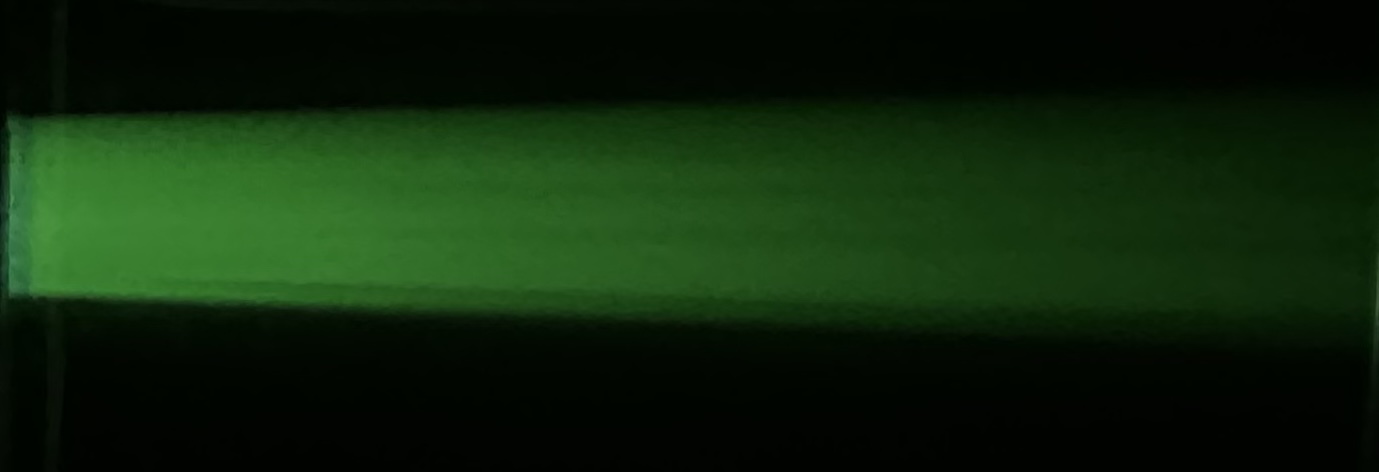
#> input picture data/jpegs/F_0005.jpg, 1379 x 472 px; its folder holds 3 pictures in this run
$ python BL_dist.py
#> lines starting #> are read from the running program, lines starting #| are printed output that depends on the picture
import re
from pathlib import Path

import matplotlib.pyplot as plt
import numpy as np
from scipy.optimize import curve_fit


JPEGS_DIR = Path(__file__).resolve().parent / "data" / "jpegs"
RESULTS_DIR = Path(__file__).resolve().parent / "results"
BEAM_LENGTH_CM = 10

FILENAME_PATTERN = re.compile(r"^(R_6G|R_B|F)_(\d+)\.jpg$")

DYE_NAMES = {
    "F": "Fluorescein",
    "R_B": "Rhodamine B",
    "R_6G": "Rhodamine 6G",
}

DYE_CHANNEL = {
    "F": 1,      # green
    "R_B": 0,    # red
    "R_6G": 1,   # green
}

# ============================================================
# Store attenuation coefficients for summary plot
# ============================================================

summary = {
    "Fluorescein": {"c": [], "alpha": [], "err": []},
    "Rhodamine B": {"c": [], "alpha": [], "err": []},
    "Rhodamine 6G": {"c": [], "alpha": [], "err": []},
}
# Maximum concentration included in the alpha(c) linear fit.
# Fluorescein at 0.10 mM is excluded because it clearly departs
# from the approximately linear Beer--Lambert regime.
ALPHA_FIT_MAX_CONC_MILLIMOLAR = {
    "Fluorescein": 0.050,
    "Rhodamine B": 0.100,
    "Rhodamine 6G": 0.100,
}
def parse_filename(name):
    m = FILENAME_PATTERN.match(name)
    if not m:
        return None
    dye_key = m.group(1)
    conc_str = m.group(2)
    conc = float(conc_str[0] + "." + conc_str[1:])
    return dye_key, conc


def linear(x, a, b):
    return a * x + b


def process_image(path):
    parsed = parse_filename(path.name)
    if parsed is None:
        return
    dye_key, conc = parsed
    ch = DYE_CHANNEL[dye_key]
    stem = path.stem
    title_prefix = f"{DYE_NAMES[dye_key]} {conc} mM"

    img = plt.imread(path).astype(np.float64) / 255.0
    channel = img[:, :, ch]
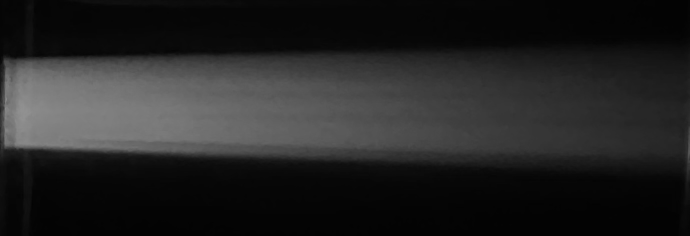
#> channel: shape (472, 1379) float64 (shown at 1/2 size); min 0.00784, max 0.573, mean 0.142

    beam_row = int(np.argmax(channel.mean(axis=1)))
#> beam_row = 269
    half_band = 20
    band_slice = slice(max(0, beam_row - half_band),
                       min(channel.shape[0], beam_row + half_band))
    band = channel[band_slice, :]

    profile = band.mean(axis=0)
#> profile = 1379 values, max 0.531 at index 52, min 0.135 at index 1364, mean 0.334
    profile_std = band.std(axis=0)
#> profile_std = 1379 values, max 0.0415 at index 1377, min 5.55e-17 at index 1069, mean 0.00992

    x = np.linspace(0, BEAM_LENGTH_CM, len(profile))
#> x = 1379 values from 0 to 10

    profile_clipped = np.clip(profile, a_min=1e-10, a_max=None)
#> profile_clipped has the same summary as profile
    log_profile = np.log(profile_clipped)
#> log_profile = 1379 values, max -0.633 at index 52, min -2 at index 1364, mean -1.17
    # Minimum error: 1 count in 8-bit image (1/255)
    profile_std = np.clip(profile_std, a_min=1.0 / 255, a_max=None)
#> profile_std = 1379 values, max 0.0415 at index 1377, min 0.00392 at index 117, mean 0.0101
    log_err = profile_std / profile_clipped
#> log_err = 1379 values, max 0.172 at index 1377, min 0.00785 at index 119, mean 0.0291

    out_dir = RESULTS_DIR / stem
    out_dir.mkdir(parents=True, exist_ok=True)

    # Heatmap of the selected channel
    fig, ax = plt.subplots()
    ax.imshow(channel, cmap="hot", aspect="auto")
    ax.axhline(beam_row, color="cyan", linewidth=1.0, linestyle="--")
    ax.set_xlabel("Pixel")
    ax.set_ylabel("Pixel")
    ax.set_title(f"{title_prefix} — {'Green' if ch == 1 else 'Red'} Channel")
    fig.tight_layout()
    fig.savefig(out_dir / "heatmap.png", dpi=150)
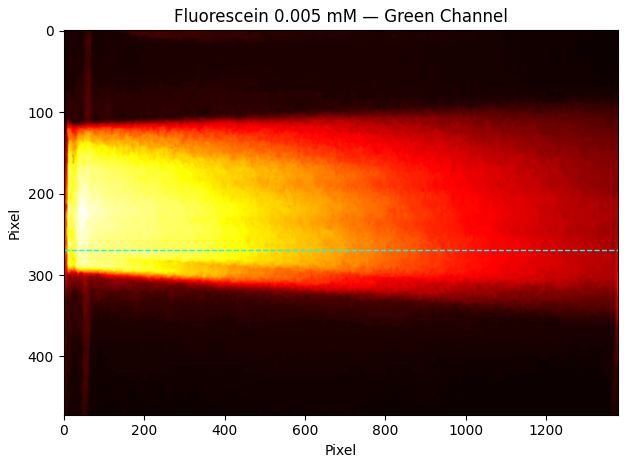
#> figure drawn by matplotlib, 1 panel
    plt.close(fig)

    # Linear fit to ln(Intensity) vs position
    valid = (log_err > 0) & np.isfinite(log_err) & np.isfinite(log_profile)
    x_fit = x[valid]
#> x_fit = 1379 values from 0 to 10
    y_fit = log_profile[valid]
#> y_fit has the same summary as log_profile
    yerr_fit = log_err[valid]
#> yerr_fit has the same summary as log_err

    popt, pcov = curve_fit(linear, x_fit, y_fit, sigma=yerr_fit,
                           absolute_sigma=True)
#> popt = [-0.123, -0.537]; pcov = [[4.15e-08, -1.99e-07], [-1.99e-07, 1.26e-06]]
    perr = np.sqrt(np.diag(pcov))
#> perr = [0.000204, 0.00112]
    slope, intercept = popt
#> slope = -0.123; intercept = -0.537
    slope_err, intercept_err = perr
#> slope_err = 0.000204; intercept_err = 0.00112

    residuals = y_fit - linear(x_fit, *popt)
#> residuals = 1379 values, max 0.425 at index 1378, min -1.21 at index 0, mean -0.0147
    chi2 = np.sum((residuals / yerr_fit) ** 2)
#> chi2 = 17684.7
    ndf = len(x_fit) - 2
#> ndf = 1377
    chi2_red = chi2 / ndf
#> chi2_red = 12.84

    # Combined fit + residuals plot
    fig, (ax_fit, ax_res) = plt.subplots(2, 1, figsize=(8, 6),
                                         gridspec_kw={"height_ratios": [3, 1]},
                                         sharex=True)
    ax_fit.errorbar(x_fit, y_fit, yerr=yerr_fit, fmt=",", color="#5599cc",
                    alpha=0.8, linewidth=0.3, label="Data", zorder=1)
    ax_fit.plot(x_fit, linear(x_fit, *popt), "r-", linewidth=1.5,
                label=f"Fit", zorder=2)
    ax_fit.set_ylabel("ln(Intensity)")
    ax_fit.set_title(f"{title_prefix} — Linear Fit")
    ax_fit.legend()
    ax_fit.grid(True, which="both")

    ax_res.errorbar(x_fit, residuals, yerr=yerr_fit, fmt=",", color="#5599cc",
                    alpha=0.8, linewidth=0.3)
    ax_res.axhline(0, color="r", linewidth=1)
    ax_res.set_xlabel("x [cm]")
    ax_res.set_ylabel("Residuals")
    ax_res.grid(True, which="both")

    fig.tight_layout()
    fig.savefig(out_dir / "fit.png", dpi=150)
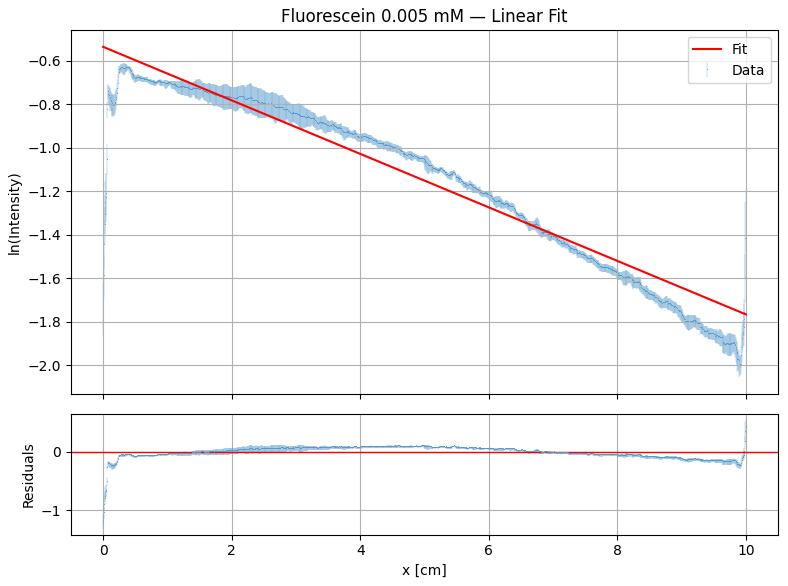
#> figure drawn by matplotlib, 2 panels; panel 2: curve peaks at x = 10, y = 0.425
    plt.close(fig)

    # Fit results text file
    with open(out_dir / "fit.txt", "w") as f:
        f.write(f"Sample: {title_prefix}\n")
        f.write(f"Slope:     {slope:.6f} +/- {slope_err:.6f} cm^-1\n")
        f.write(f"Intercept: {intercept:.6f} +/- {intercept_err:.6f}\n")
        f.write(f"Chi2:      {chi2:.2f}\n")
        f.write(f"NDF:       {ndf}\n")
        f.write(f"Chi2/NDF:  {chi2_red:.4f}\n")
    # --------------------------------------------------------
    # Save fit results for summary plot
    # --------------------------------------------------------

    summary[DYE_NAMES[dye_key]]["c"].append(conc)
    summary[DYE_NAMES[dye_key]]["alpha"].append(-slope)
    summary[DYE_NAMES[dye_key]]["err"].append(slope_err)
    print(f"{path.name}: slope={slope:.4f}±{slope_err:.4f}, "
          f"chi2/ndf={chi2_red:.2f}")
#| F_0005.jpg: slope=-0.1228±0.0002, chi2/ndf=12.84

def fit_alpha_vs_concentration():
    """
    Fit alpha(c) = m*c + b for each dye.

    Concentration c is supplied in mM, so:
        m has units cm^-1 mM^-1

    Since 1 mM = 10^-3 mol/L, the conventional molar attenuation
    coefficient is:
        epsilon = 1000*m  [L mol^-1 cm^-1]
    """

    fit_results = {}

    fig, ax = plt.subplots(figsize=(7, 5))

    for dye, values in summary.items():
        c = np.asarray(values["c"], dtype=float)
        alpha = np.asarray(values["alpha"], dtype=float)
        alpha_err = np.asarray(values["err"], dtype=float)

        # Sort measurements by concentration
        order = np.argsort(c)
        c = c[order]
        alpha = alpha[order]
        alpha_err = alpha_err[order]

        # Retain only the selected approximately linear regime
        max_conc = ALPHA_FIT_MAX_CONC_MILLIMOLAR[dye]
        fit_mask = c <= max_conc

        c_fit = c[fit_mask]
        alpha_fit = alpha[fit_mask]
        err_fit = alpha_err[fit_mask]

        if len(c_fit) < 3:
            raise ValueError(
                f"Not enough concentration points to fit {dye}: "
                f"{len(c_fit)} points available."
            )

        # Weighted linear fit: alpha = slope*c + intercept
        popt, pcov = curve_fit(
            linear,
            c_fit,
            alpha_fit,
            sigma=err_fit,
            absolute_sigma=True,
        )

        slope, intercept = popt
        slope_err, intercept_err = np.sqrt(np.diag(pcov))

        fitted_alpha = linear(c_fit, *popt)
        residuals = alpha_fit - fitted_alpha

        chi2 = np.sum((residuals / err_fit) ** 2)
        ndf = len(c_fit) - 2
        chi2_red = chi2 / ndf if ndf > 0 else np.nan

        # Convert from cm^-1 mM^-1 to L mol^-1 cm^-1
        epsilon = 1000.0 * slope
        epsilon_err_formal = 1000.0 * slope_err

        # The image-derived errors are very small and the reduced chi-square
        # may be much larger than one. Apply PDG error treatment to fix.
        uncertainty_scale = np.sqrt(chi2_red) if chi2_red > 1 else 1.0
        epsilon_err_scaled = epsilon_err_formal * uncertainty_scale

        fit_results[dye] = {
            "slope_cm-1_mM-1": slope,
            "slope_err_cm-1_mM-1": slope_err,
            "intercept_cm-1": intercept,
            "intercept_err_cm-1": intercept_err,
            "epsilon_L_mol-1_cm-1": epsilon,
            "epsilon_err_formal": epsilon_err_formal,
            "epsilon_err_scaled": epsilon_err_scaled,
            "chi2": chi2,
            "ndf": ndf,
            "chi2_red": chi2_red,
            "max_concentration_mM": max_conc,
        }

        # Plot all measured points
        ax.errorbar(
            c,
            alpha,
            yerr=alpha_err,
            fmt="o",
            capsize=3,
            markersize=2,
            linewidth=0.5,
            label=f"{dye} data",
        )

        # Plot the fit only across the fitted concentration interval
        c_line = np.linspace(0.0, max_conc, 250)
        ax.plot(
            c_line,
            linear(c_line, *popt),
            linewidth=0.5,
            label=(
                rf"{dye} fit: "
                rf"$\varepsilon_{{\rm eff}}={epsilon:.0f}$ "
                rf"L mol$^{{-1}}$ cm$^{{-1}}$"
            ),
        )

    ax.set_xlabel("Concentration [mM]")
    ax.set_ylabel(r"Attenuation coefficient $\alpha$ [cm$^{-1}$]")
    ax.set_title("Linear Fits of Optical Attenuation vs Concentration")
    ax.grid(True)
    ax.legend(fontsize=8)

    fig.tight_layout()
    fig.savefig(RESULTS_DIR / "alpha_linear_fits.png", dpi=200)
    plt.close(fig)

    # Save detailed numerical fit results
    output_path = RESULTS_DIR / "molar_attenuation_fits.txt"

    with open(output_path, "w", encoding="utf-8") as f:
        f.write(
            "Fit model: alpha(c) = slope*c + intercept\n"
            "Concentration is expressed in mM.\n"
            "epsilon_eff = 1000*slope in L mol^-1 cm^-1.\n\n"
        )

        for dye, result in fit_results.items():
            f.write(f"=== {dye} ===\n")
            f.write(
                "Fitted concentration range: "
                f"c <= {result['max_concentration_mM']:.3f} mM\n"
            )
            f.write(
                "Slope:     "
                f"{result['slope_cm-1_mM-1']:.6f} +/- "
                f"{result['slope_err_cm-1_mM-1']:.6f} "
                "cm^-1 mM^-1\n"
            )
            f.write(
                "Intercept: "
                f"{result['intercept_cm-1']:.6f} +/- "
                f"{result['intercept_err_cm-1']:.6f} cm^-1\n"
            )
            f.write(
                "epsilon_eff: "
                f"{result['epsilon_L_mol-1_cm-1']:.2f} +/- "
                f"{result['epsilon_err_formal']:.2f} "
                "L mol^-1 cm^-1 (formal fit uncertainty)\n"
            )
            f.write(
                "epsilon_eff: "
                f"{result['epsilon_L_mol-1_cm-1']:.2f} +/- "
                f"{result['epsilon_err_scaled']:.2f} "
                "L mol^-1 cm^-1 "
                "(uncertainty scaled by sqrt(chi2/NDF))\n"
            )
            f.write(f"Chi2:      {result['chi2']:.3f}\n")
            f.write(f"NDF:       {result['ndf']}\n")
            f.write(f"Chi2/NDF:  {result['chi2_red']:.3f}\n\n")

    return fit_results
def main():
    RESULTS_DIR.mkdir(exist_ok=True)

    for path in sorted(JPEGS_DIR.glob("*.jpg")):
        process_image(path)
#> pass 2 of the loop in main, `for path in sorted(JPEGS_DIR.glob("*.jpg")):`:
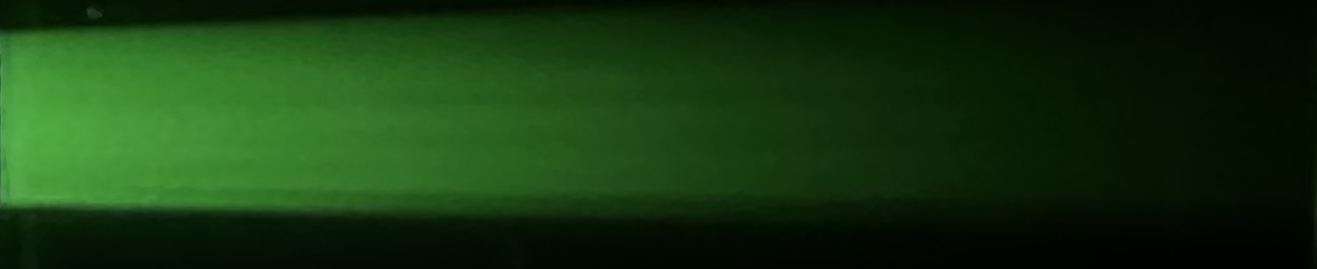
#> input picture data/jpegs/F_001.jpg, 1317 x 269 px
#> img: shape (269, 1317, 3) float64
#> in process_image (call 2), `channel = img[:, :, ch]`:
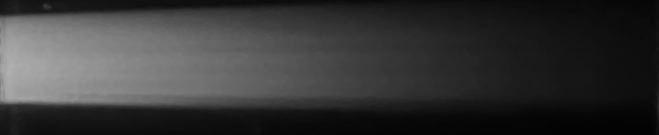
#> channel: shape (269, 1317) float64 (shown at 1/2 size); min 0.00784, max 0.69, mean 0.213
#> beam_row = 153
#> profile = 1317 values, max 0.674 at index 16, min 0.0548 at index 1304, mean 0.312
#> in process_image (call 2), `profile_std = band.std(axis=0)`: profile_std = 1317 values, max 0.0397 at index 0, min 2.78e-17 at index 1043, mean 0.00539
#> x = 1317 values from 0 to 10
#> profile_clipped has the same summary as profile
#> log_profile = 1317 values, max -0.395 at index 16, min -2.9 at index 1304, mean -1.41
#> in process_image (call 2), `profile_std = np.clip(profile_std, a_min=1.0 / 255, a_max=None)`: profile_std = 1317 values, max 0.0397 at index 0, min 0.00392 at index 286, mean 0.00599
#> log_err = 1317 values, max 0.0991 at index 1316, min 0.00779 at index 286, mean 0.0262
#> x_fit = 1317 values from 0 to 10
#> y_fit has the same summary as log_profile
#> yerr_fit has the same summary as log_err
#> popt = [-0.222, -0.207]; pcov = [[5.68e-08, -1.9e-07], [-1.9e-07, 8.64e-07]]
#> perr = [0.000238, 0.00093]
#> slope = -0.222; intercept = -0.207
#> slope_err = 0.000238; intercept_err = 0.00093
#> residuals = 1317 values, max 0.113 at index 562, min -0.497 at index 1296, mean -0.0932
#> chi2 = 45875.7
#> ndf = 1315
#> chi2_red = 34.89
#> in process_image (call 2), `fig.savefig(out_dir / "fit.png", dpi=150)`:
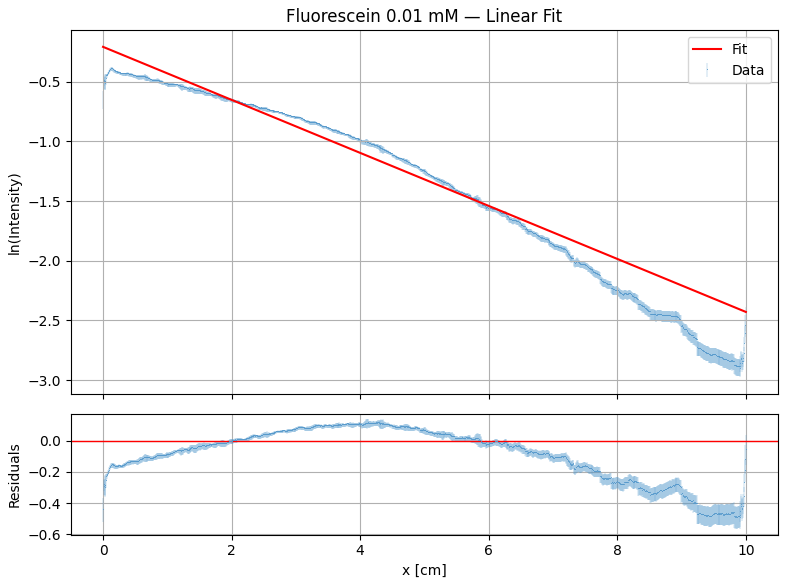
#> figure drawn by matplotlib, 2 panels; panel 2: curve peaks at x = 4.27, y = 0.113
#| F_001.jpg: slope=-0.2221±0.0002, chi2/ndf=34.89
#> pass 3 of the loop in main, `for path in sorted(JPEGS_DIR.glob("*.jpg")):`:
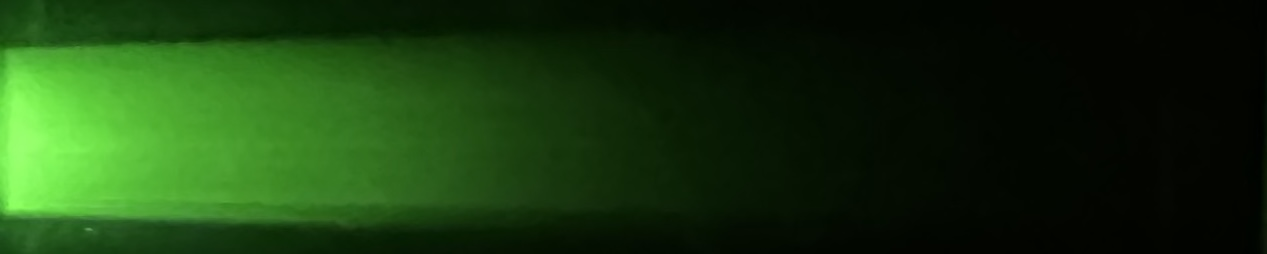
#> input picture data/jpegs/F_0025.jpg, 1267 x 254 px
#> img: shape (254, 1267, 3) float64
#> in process_image (call 3), `channel = img[:, :, ch]`:
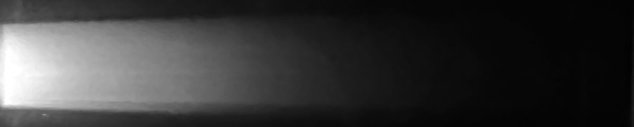
#> channel: shape (254, 1267) float64 (shown at 1/2 size); min 0.00392, max 1, mean 0.218
#> beam_row = 145
#> profile = 1267 values, max 1 at index 13, min 0.0117 at index 1259, mean 0.295
#> in process_image (call 3), `profile_std = band.std(axis=0)`: profile_std = 1267 values, max 0.0208 at index 112, min 3.47e-18 at index 1018, mean 0.00478
#> x = 1267 values from 0 to 10
#> profile_clipped has the same summary as profile
#> log_profile = 1267 values, max -0.00049 at index 13, min -4.45 at index 1259, mean -1.94
#> in process_image (call 3), `profile_std = np.clip(profile_std, a_min=1.0 / 255, a_max=None)`: profile_std = 1267 values, max 0.0208 at index 112, min 0.00392 at index 11, mean 0.00588
#> log_err = 1267 values, max 0.418 at index 1261, min 0.00392 at index 13, mean 0.0626
#> x_fit = 1267 values from 0 to 10
#> y_fit has the same summary as log_profile
#> yerr_fit has the same summary as log_err
#> popt = [-0.363, 0.119]; pcov = [[8.27e-08, -1.45e-07], [-1.45e-07, 4.73e-07]]
#> perr = [0.000288, 0.000688]
#> slope = -0.363; intercept = 0.119
#> slope_err = 0.000288; intercept_err = 0.000688
#> residuals = 1267 values, max 0.964 at index 1266, min -0.96 at index 1259, mean -0.243
#> chi2 = 52382.2
#> ndf = 1265
#> chi2_red = 41.41
#> in process_image (call 3), `fig.savefig(out_dir / "fit.png", dpi=150)`:
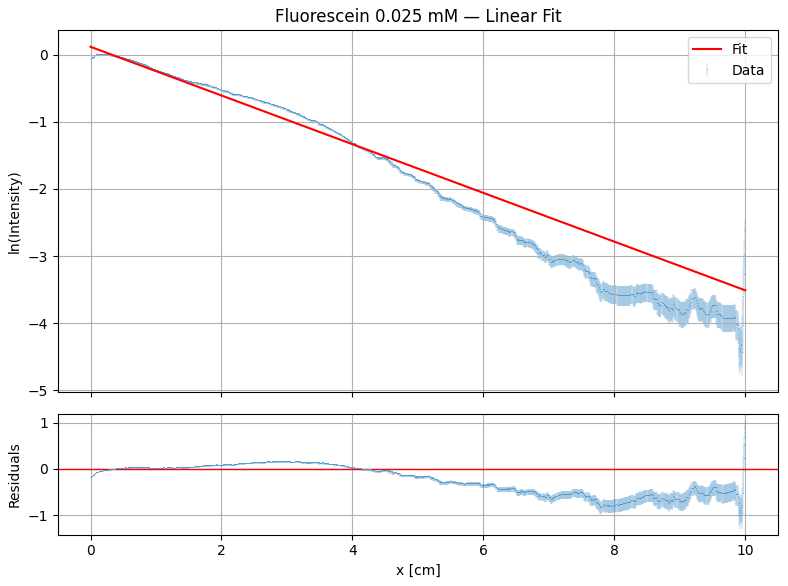
#> figure drawn by matplotlib, 2 panels; panel 2: curve peaks at x = 10, y = 0.964
#| F_0025.jpg: slope=-0.3630±0.0003, chi2/ndf=41.41

    # ============================================================
    # Summary plot: alpha vs concentration
    # ============================================================

    fig, ax = plt.subplots(figsize=(6, 4))

    for dye in summary:
        c = np.array(summary[dye]["c"])
        alpha = np.array(summary[dye]["alpha"])
        err = np.array(summary[dye]["err"])

        order = np.argsort(c)

        ax.errorbar(
            c[order],
            alpha[order],
            yerr=err[order],
            marker="o",
            markersize=2,
            capsize=3,
            linewidth=0.5,
            label=dye,
        )

    ax.set_xlabel("Concentration [mM]")
    ax.set_ylabel(r"Attenuation coefficient $\alpha$ [cm$^{-1}$]")
    ax.set_title("Optical Attenuation vs Concentration")
    ax.grid(True)
    ax.legend()

    fig.tight_layout()
    fig.savefig(RESULTS_DIR / "all_alpha.png", dpi=200)
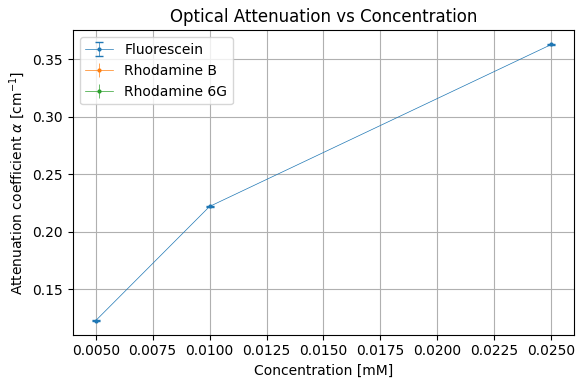
#> figure drawn by matplotlib, 1 panel
    plt.close(fig)

    # ============================================================
    # Save attenuation summary table
    # ============================================================

    with open(
        RESULTS_DIR / "attenuation_summary.txt",
        "w",
        encoding="utf-8",
    ) as f:
        f.write("Dye\tConcentration(mM)\talpha(cm^-1)\terror\n")

        for dye in summary:
            for c, a, e in zip(
                summary[dye]["c"],
                summary[dye]["alpha"],
                summary[dye]["err"],
            ):
                f.write(
                    f"{dye}\t{c:.4f}\t{a:.5f}\t{e:.5f}\n"
                )

    # ============================================================
    # Fit alpha(c) and extract epsilon_eff
    # ============================================================

    molar_fit_results = fit_alpha_vs_concentration()

    print("\nEffective molar attenuation coefficients:")

    for dye, result in molar_fit_results.items():
        print(
            f"{dye}: epsilon_eff = "
            f"{result['epsilon_L_mol-1_cm-1']:.2f} +/- "
            f"{result['epsilon_err_scaled']:.2f} "
            "L mol^-1 cm^-1"
        )


if __name__ == "__main__":
#> (the run stopped early here; a loop or call above may not have finished)
